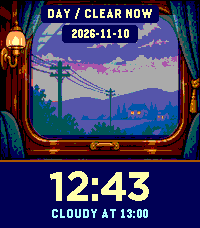
#> input picture media/emery-day.png, 200 x 228 px; its folder holds only this picture in this run
$ python build_preview.py
#> lines starting #> are read from the running program, lines starting #| are printed output that depends on the picture
"""Compose native scene captures for review at one screen pixel per image pixel."""
from pathlib import Path
from PIL import Image, ImageDraw, ImageFont

ROOT = Path(__file__).resolve().parents[1]
MEDIA = ROOT / "media"
FONT = Path("/System/Library/Fonts/Supplemental/Arial.ttf")
BOLD = FONT.with_name("Arial Bold.ttf")


def main():
    canvas = Image.new("RGB", (1176, 686), "#171c24")
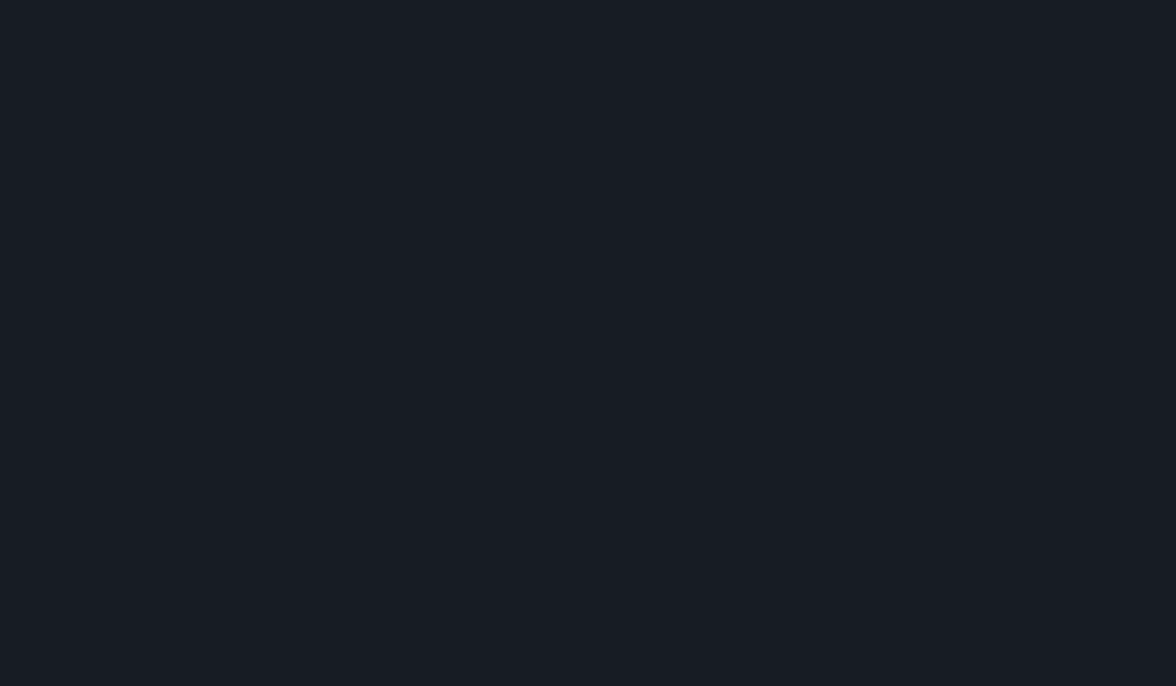
#> canvas: PIL image 1176x686 RGB; mean R, G, B 23, 28, 36
    draw = ImageDraw.Draw(canvas)
    draw.text((588, 26), "Window Seat", font=ImageFont.truetype(str(BOLD), 28),
              anchor="mm", fill="#fbedd2")
    body = ImageFont.truetype(str(FONT), 14)
    cases = [("day", "Day"), ("dusk", "Dusk"), ("rain", "Rain"), ("rain-night-24", "Rain at night")]
    for column, (_, title) in enumerate(cases):
        draw.text((153 + 290 * column, 64), title, font=body, anchor="mm", fill="#fbedd2")
    for platform, top, label in [("emery", 103, "Pebble Time 2"), ("gabbro", 375, "Pebble Round 2")]:
        draw.text((588, top - 14), label, font=body, anchor="mm", fill="#b7c3d4")
        for column, (case, _) in enumerate(cases):
            with Image.open(MEDIA / f"{platform}-{case}.png") as screenshot:
#> screenshot is the input picture: PIL image 200x228 RGB; mean R, G, B 61.5, 58.8, 97
                pos = (153 + 290 * column - screenshot.width // 2, top)
#> pos = (53, 103)
                if platform == "gabbro":
                    mask = Image.new("1", screenshot.size)
                    ImageDraw.Draw(mask).ellipse((0, 0, screenshot.width - 1, screenshot.height - 1), fill=1)
                    canvas.paste(screenshot, pos, mask)
                else:
                    canvas.paste(screenshot, pos)
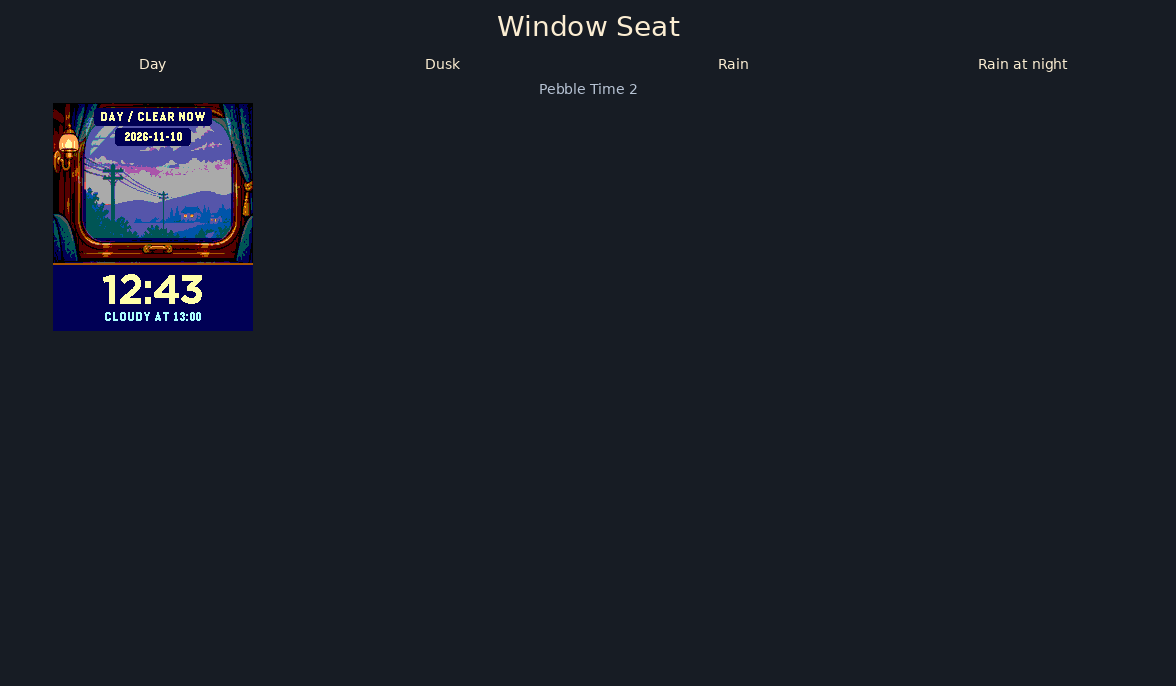
#> canvas: PIL image 1176x686 RGB; mean R, G, B 25.7, 30.2, 39.9
    draw.text((588, 664), "Native emulator captures with sample weather", font=body,
              anchor="mm", fill="#b7c3d4")
    canvas.save(MEDIA / "native-comparison.png")


if __name__ == "__main__":
#> (the run stopped early here; a loop or call above may not have finished)
